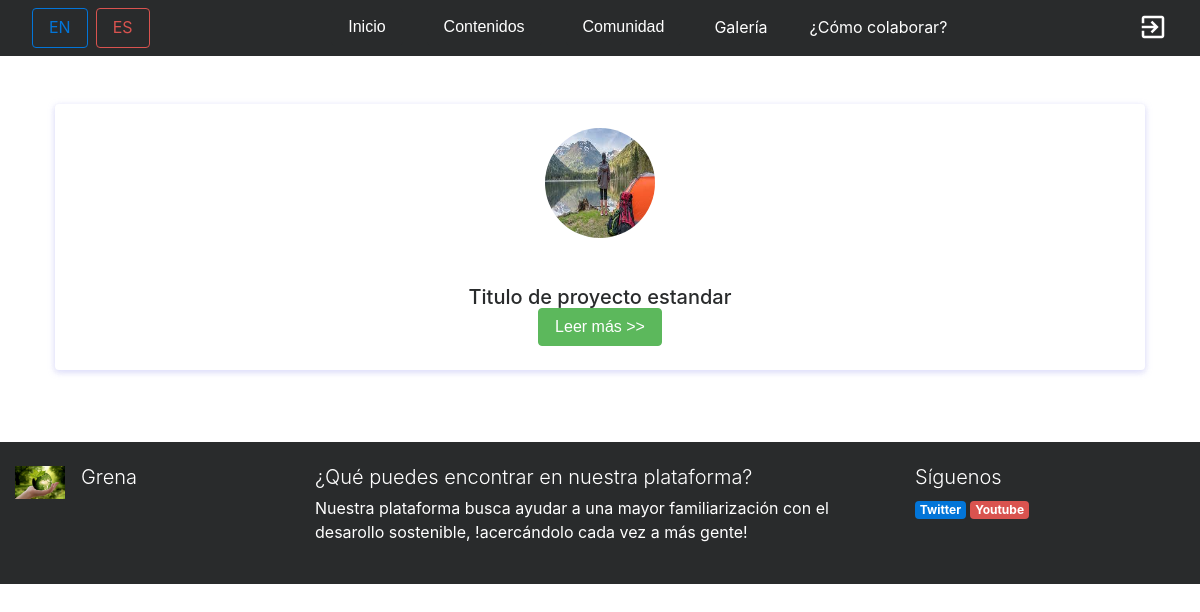
Page /index.php?controller=proyectos&action=showall on the committed database.
### tables this page shows
CREATE TABLE IF NOT EXISTS PROYECTO(
		ID_PROYECTO INT(10) AUTO_INCREMENT,
		IMAGEN VARCHAR(255) NOT NULL,
		TITULO VARCHAR(255) NOT NULL,
		INTRODUCCION VARCHAR(7000) NOT NULL,
		OBJETIVOS VARCHAR(7000) NOT NULL,
		METODOLOGIA VARCHAR(7000) NOT NULL,
		CONCLUSIONES VARCHAR(7000) NOT NULL,
		CONSTRAINT PK_PROYECTO PRIMARY KEY(ID_PROYECTO)

	);

### core/ViewManager.php (called while the page is built, shortened)
<?php
class ViewManager {
	private $variables = array();
	public function setVariable($varname, $value, $flash=false) {
		$this->variables[$varname] = $value;
	}
	public function getVariable($varname, $default=NULL) {
		if (!isset($this->variables[$varname])) {
			return $default;
		}
		return $this->variables[$varname];
	}
	public function render($controller, $viewname) {
		include(__DIR__."/../view/$controller/$viewname.php");
	}
	private static $viewmanager_singleton = NULL;
	public static function getInstance() {
		if (self::$viewmanager_singleton == null) {
			self::$viewmanager_singleton = new ViewManager();
		}
		return self::$viewmanager_singleton;
	}
}

### controller/ProyectosController.php (called while the page is built, shortened)
<?php
require_once(__DIR__."/../model/Proyecto.php");
require_once(__DIR__."/../model/ProyectoMapper.php");
require_once(__DIR__."/../core/ViewManager.php");
class ProyectosController extends BaseController {
	private $proyectoMapper;
	public function __construct() {
		$this->proyectoMapper = new ProyectoMapper();
	}
	public function showAll() {
		$proyectos = $this->proyectoMapper->findAll();
		$this->view->setVariable("proyectos", $proyectos);
		$this->view->render("proyectos", "showall");
	}
}

### index.php (called while the page is built, shortened)
<?php
function run() {
	try {
		$controller = loadController($_GET["controller"]);
		$actionName = $_GET["action"];
		$controller->$actionName();
	} catch(Exception $ex) {
		die("An exception occured!!!!!".$ex->getMessage());
	}
}
function loadController($controllerName) {
	return new $controllerClassName();
}
run();
?>

### model/Proyecto.php (called while the page is built, shortened)
<?php
class Proyecto {
	private $id;
	private $titulo;
	public function __construct($id=NULL,$imagen=NULL, $introduccion=NULL, $objetivos=NULL, $titulo=NULL, $metodologia=NULL,$conclusiones=NULL) {
		$this->id = $id;
		$this->imagen= $imagen;
		$this->titulo = $titulo;
	}
	public function getId() {
		return $this->id;
	}
	public function getImagen() {
		return $this->imagen;
	}
	public function getTitulo() {
		return $this->titulo;
	}
}

### model/ProyectoMapper.php (called while the page is built, shortened)
<?php
require_once(__DIR__."/../core/PDOConnection.php");
require_once(__DIR__."/../model/Proyecto.php");
class ProyectoMapper {
	private $db;
	public function __construct() {
		$this->db = PDOConnection::getInstance();
	}
	public function findAll() {
		$stmt = $this->db->query("SELECT * FROM PROYECTO");
		$proyecto_db = $stmt->fetchAll(PDO::FETCH_ASSOC);
		$proyectos = array();
		foreach ($proyecto_db as $proyecto) {
			array_push($proyectos, new Proyecto($proyecto["ID_PROYECTO"],$proyecto["IMAGEN"], $proyecto["INTRODUCCION"],$proyecto["OBJETIVOS"],$proyecto["TITULO"],$proyecto["METODOLOGIA"],$proyecto["CONCLUSIONES"]));
		}
		return $proyectos;
	}
	}

### core/PDOConnection.php (called while the page is built)
<?php
class PDOConnection {
	private static $dbhost = "127.0.0.1";
	private static $dbname = "GRENA";
	private static $dbuser = "grena";
	private static $dbpass = "grena21";
	private static $db_singleton = null;
	public static function getInstance() {
		if (self::$db_singleton == null) {
			self::$db_singleton = new PDO(
			"mysql:host=".self::$dbhost.";dbname=".self::$dbname.";charset=utf8",
			self::$dbuser,
			self::$dbpass,
			array(
				PDO::ATTR_EMULATE_PREPARES => false,
				PDO::ATTR_ERRMODE => PDO::ERRMODE_EXCEPTION
			)
		);
	}
	return self::$db_singleton;
}
}
?>

### core/I18n.php (called while the page is built, shortened)
<?php
class I18n {
	private $messages;
	public function i18n($key) {
		if (isset($this->messages[$key])){
			return $this->messages[$key];
		}else{
			return $key;
		}
	}
	private static $i18n_singleton = null;
	public static function getInstance() {
		if (self::$i18n_singleton == NULL) {
			self::$i18n_singleton = new I18n();
		}
		return self::$i18n_singleton;
	}
}
function i18n($key) {
	return I18n::getInstance()->i18n($key);
}

### view/proyectos/showall.php (the view, shortened to what this page needs)
<?php
require_once(__DIR__."/../../core/ViewManager.php");
$view = ViewManager::getInstance();
$proyectos = $view->getVariable("proyectos");
$y=0;
 ?>
<div class="container mt-5 mb-5">
<div class ="algright">
<div class="row row-cols-1 row-cols-lg-2 row-cols-xl-4">
<?php while($y < count($proyectos)){ ?>
	<div class="col">
		<div class="card radius-15">
			<div class="card-body text-center">
				<div class="p-4 border radius-15">
					<img src="images/<?= $proyectos[$y]->getImagen()?>" width="110" height="110" class="rounded-circle shadow" alt="">
					<h5 class="mb-0 mt-5"><?=$proyectos[$y]->getTitulo() ?></h5>
					<button type="button" class="btn btn-success btnreadmore" onclick="window.location.href='index.php?controller=proyectos&amp;action=view&amp;id=<?=$proyectos[$y]->getId();?>'"><?= i18n("Leer más")?> >></button>
    </div>
    </div>
    </div>
    </div>
    <?php  $y = $y+1;} ?>
	</div>
</div>
</div>

### css/style.css (style rules this page uses)
.algright { text-align: right; }
.card { margin-left: 10px; margin-right: 10px }

### rows in the picture
proyecto: IMAGEN (picture), TITULO "Titulo de proyecto estandar"

### other values in the picture
i18n("Inicio") "Inicio"
i18n("Contenidos") "Contenidos"
i18n("Comunidad") "Comunidad"
i18n("Galería") "Galería"
i18n("¿Cómo colaborar?") "¿Cómo colaborar?"
i18n("¿Qué puedes encontrar en nuestra plataforma?") "¿Qué puedes encontrar en nuestra plataforma?"
